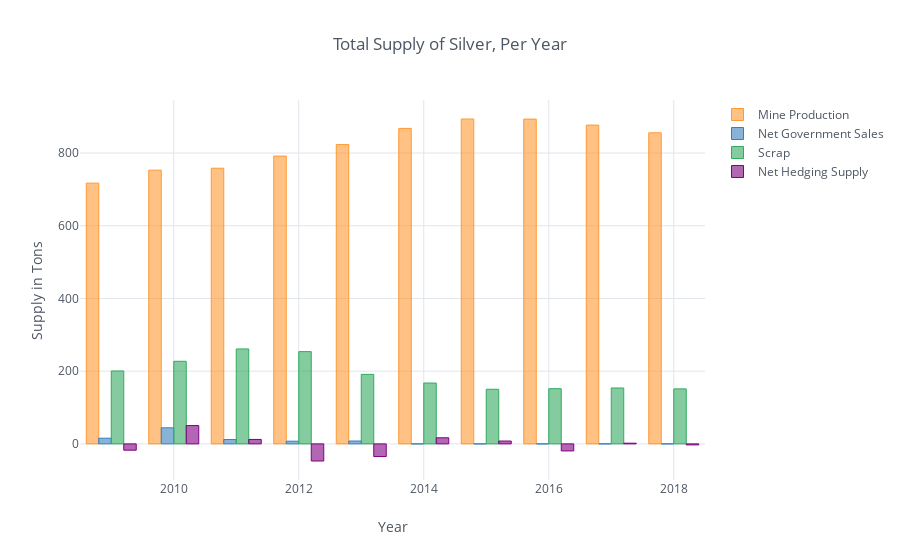

Notebook code for this chart:
### Code cell
supply[['Mine Production','Net Government Sales','Scrap', 'Net Hedging Supply']]\
.iplot(kind='bar', xTitle='Year', 
                  yTitle='Supply in Tons', 
       title='Total Supply of Silver, Per Year', width=4)

### Figure 1 — Plotly figure (JSON) as saved in the notebook; plotly's stock layout.template omitted (floating-point values rounded to 4 significant figures)
{"data": [{"marker": {"color": "rgba(255, 153, 51, 0.6)", "line": {"color": "rgba(255, 153, 51, 1.0)", "width": 1}}, "name": "Mine Production", "orientation": "v", "text": "", "type": "bar", "uid": "7c3de978-23fe-4845-bd25-7e6ffcea81f3", "x": [2009, 2010, 2011, 2012, 2013, 2014, 2015, 2016, 2017, 2018], "y": [717.3, 753, 758.3, 791.7, 823.3, 867.8, 893.7, 893.4, 876.9, 855.7]}, {"marker": {"color": "rgba(55, 128, 191, 0.6)", "line": {"color": "rgba(55, 128, 191, 1.0)", "width": 1}}, "name": "Net Government Sales", "orientation": "v", "text": "", "type": "bar", "uid": "d84eed59-5712-42fb-a899-491c1b9682f2", "x": [2009, 2010, 2011, 2012, 2013, 2014, 2015, 2016, 2017, 2018], "y": [15.6, 44.2, 12, 7.4, 7.9, 0, 0, 0, 0, 0]}, {"marker": {"color": "rgba(50, 171, 96, 0.6)", "line": {"color": "rgba(50, 171, 96, 1.0)", "width": 1}}, "name": "Scrap", "orientation": "v", "text": "", "type": "bar", "uid": "2b65358a-1503-4ae9-be99-966ab9a367d2", "x": [2009, 2010, 2011, 2012, 2013, 2014, 2015, 2016, 2017, 2018], "y": [200.6, 227.2, 261.2, 253.8, 191.2, 167.4, 150.2, 151.8, 153.8, 151.3]}, {"marker": {"color": "rgba(128, 0, 128, 0.6)", "line": {"color": "rgba(128, 0, 128, 1.0)", "width": 1}}, "name": "Net Hedging Supply", "orientation": "v", "text": "", "type": "bar", "uid": "371d8454-151d-44fd-a097-e3027fa8838f", "x": [2009, 2010, 2011, 2012, 2013, 2014, 2015, 2016, 2017, 2018], "y": [-17.4, 50.4, 12.2, -47.1, -34.8, 16.8, 7.8, -19.4, 1.9, -2.8]}], "layout": {"legend": {"bgcolor": "#FFFFFF", "font": {"color": "#4D5663"}}, "paper_bgcolor": "#FFFFFF", "plot_bgcolor": "#FFFFFF", "title": "Total Supply of Silver, Per Year", "titlefont": {"color": "#4D5663"}, "xaxis": {"gridcolor": "#E1E5ED", "showgrid": true, "tickfont": {"color": "#4D5663"}, "title": "Year", "titlefont": {"color": "#4D5663"}, "zerolinecolor": "#E1E5ED"}, "yaxis": {"gridcolor": "#E1E5ED", "showgrid": true, "tickfont": {"color": "#4D5663"}, "title": "Supply in Tons", "titlefont": {"color": "#4D5663"}, "zerolinecolor": "#E1E5ED"}}}
